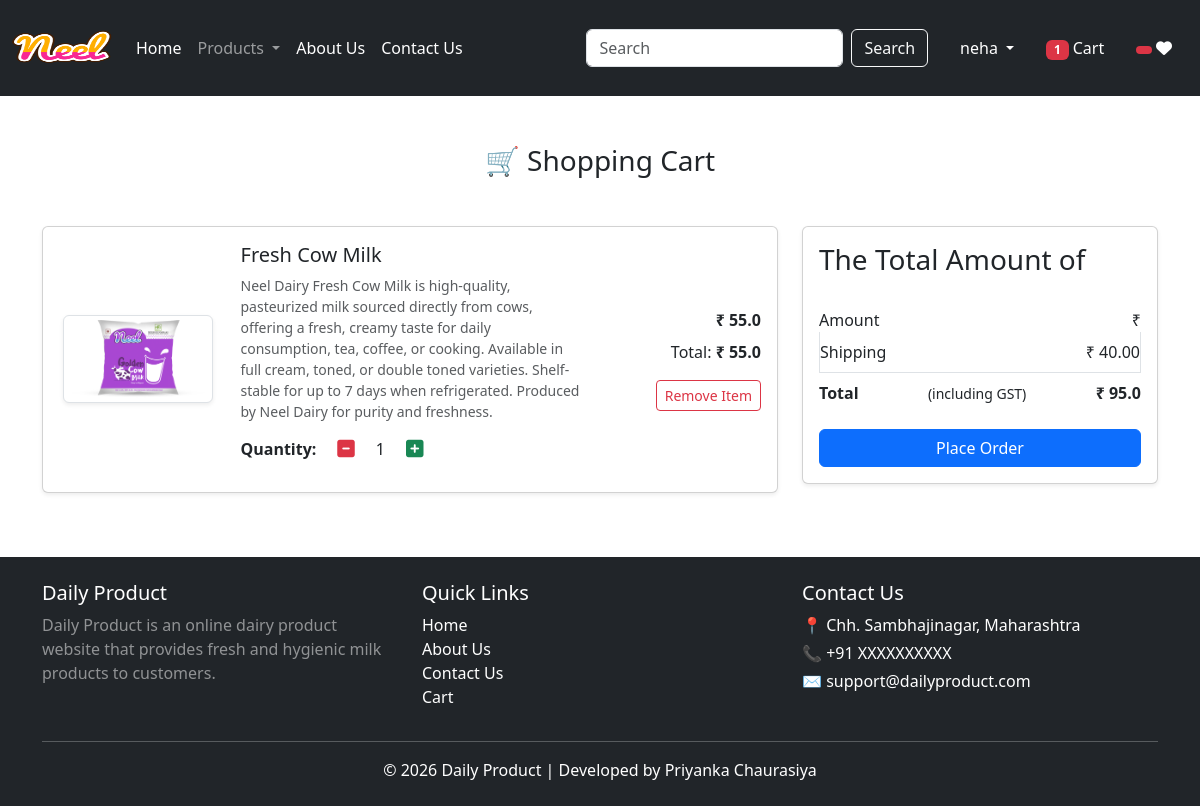
The app's page /cart/ (signed in) with its own data.
### app/models.py (models this page shows, shortened)
class Cart(models.Model):
    user = models.ForeignKey(User, on_delete=models.CASCADE)
    product = models.ForeignKey(Product, on_delete=models.CASCADE)
    quantity = models.PositiveIntegerField(default=1)
    @property
    def total_cost(self):
        return self.quantity * self.product.discounted_price

class Product(models.Model):
    title = models.CharField(max_length=100)
    selling_price = models.FloatField()
    discounted_price = models.FloatField()
    description = models.TextField()
    composition = models.TextField(default='')
    prodapp = models.TextField(default='')
    category = models.CharField(choices=CATEGORY_CHOICES, max_length=2)
    product_image = models.ImageField(upload_to='product')

### app/views.py (the view)
# urls.py: path('cart/',views.show_cart,name='showcart'),
@login_required
def show_cart(request):
    totalitem, whisitem = get_counts(request)
    user = request.user
    cart = Cart.objects.filter(user=user)
    amount = sum(p.quantity * p.product.discounted_price for p in cart)
    totalamount = amount + 40
    return render(request, 'app/addtocart.html', {
        "cart": cart,
        "totalamount": totalamount,
        "totalitem": totalitem,
        "whisitem": whisitem
    })

### app/context_processors.py (called while the page is built)
def wishlist_count(request):
    if request.user.is_authenticated:
        count = Wishlist.objects.filter(user=request.user).count()
    else:
        count = 0
    return {"wishlist": count}

### app/views.py (called while the page is built)
def get_counts(request):
    if request.user.is_authenticated:
        totalitem = Cart.objects.filter(user=request.user).count()
        whisitem = Wishlist.objects.filter(user=request.user).count()
    else:
        totalitem = 0
        whisitem = 0
    return totalitem, whisitem

### app/templates/app/addtocart.html (shortened to what this page needs)
{% extends "app/base.html" %}
{% load static %}
{% block main-content %}
<div class="container mt-5 mb-5">
  <h3 class="text-center mb-5">🛒 Shopping Cart</h3>
  {% if cart %}
    <div class="row">
      <div class="col-sm-8">
        {% for item in cart %}
        <div class="card mb-3 shadow-sm">
          <div class="card-body">
            <div class="row align-items-center">
              <div class="col-md-3 text-center">
                <img src="{{ item.product.product_image.url }}"
                     alt="{{ item.product.title }}"
                     class="img-fluid img-thumbnail shadow-sm"
                     width="150" height="150">
              </div>
              <div class="col-md-6">
                <h5>{{ item.product.title }}</h5>
                <p class="text-muted small mb-2">{{ item.product.description }}</p>
                <div class="d-flex align-items-center my-2">
                  <label for="quantity" class="me-2 fw-bold">Quantity:</label>
                  <a href="#" class="minus-cart btn text-danger" pid={{ item.product.id }}>
                    <i class="fas fa-minus-square fa-lg"></i>
                  </a>
                  <span id="quantity" class="mx-2">{{ item.quantity }}</span>
                  <a href="#" class="plus-cart btn text-success" pid={{ item.product.id }}>
                    <i class="fas fa-plus-square fa-lg"></i>
                  </a>
                </div>
              </div>
              <div class="col-md-3 text-end">
                <p class="mb-2">
                  <strong>₹ {{ item.product.discounted_price }}</strong>
                </p>
                <p class="mb-2">
                  Total: <strong>₹ {{ item.total_cost }}</strong>
                </p>
                <a href="#" class="remove-cart btn btn-outline-danger btn-sm mt-2" pid="{{ item.product.id }}">
                  Remove Item
                </a>
              </div>
            </div>
          </div>
        </div>
        {% endfor %}
      </div>
      <div class="col-sm-4">
        <div class="card shadow-sm">
          <div class="card-body">
            <h3 class="mb-4">The Total Amount of</h3>
            <ul class="list-group">
              <li class="list-group-item d-flex justify-content-between align-items-center border-0 px-0 pb-0">
                Amount <span id="amount">₹ {{ amount }}</span>
              </li>
              <li class="list-group-item d-flex justify-content-between align-items-center px-0">
                Shipping <span>₹ 40.00</span>
              </li>
              <li class="list-group-item d-flex justify-content-between align-items-center border-0 px-0 mb-3">
                <strong>Total</strong>
                <small>(including GST)</small>
                <span id="totalamount"><strong>₹ {{ totalamount }}</strong></span>
              </li>
            </ul>
            <div class="d-grid">
              <a href="{% url 'checkout' %}" class="btn btn-primary">Place Order</a>
            </div>
          </div>
        </div>
      </div>
    </div>
  {% else %}
    <h1 class="text-center mb-5">Cart is Empty</h1>
  {% endif %}
</div>
{% endblock main-content %}

### app/templates/app/base.html (shortened to what this page needs)
<!DOCTYPE html>
{% load static %}
<html lang="en">
<head>
    <link href="https://cdn.jsdelivr.net/npm/bootstrap@5.3.8/dist/css/bootstrap.min.css" rel="stylesheet">
    <link rel="stylesheet" href="{% static 'app/css/owl.carousel.min.css' %}">
    <link rel="stylesheet" href="https://cdnjs.cloudflare.com/ajax/libs/font-awesome/6.5.1/css/all.min.css">
    <link rel="stylesheet" href="{% static 'app/css/style.css' %}">
</head>
<body class="d-flex flex-column min-vh-100">
<nav class="navbar navbar-expand-lg navbar-dark bg-dark">
  <div class="container-fluid">
    <a class="navbar-brand" href="/">
      <img src="{% static 'app/images/product/Neel.png' %}" alt="Neel Product" width="100" height="70">
    </a>
    <div class="collapse navbar-collapse" id="navbarSupportedContent">
      <ul class="navbar-nav me-auto mb-2 mb-lg-0">
        {% if request.user.is_authenticated %}
        <li class="nav-item">
          <a class="nav-link active" href="/">Home</a>
        </li>
        <li class="nav-item dropdown">
          <a class="nav-link dropdown-toggle" href="#" role="button" data-bs-toggle="dropdown">
            Products
          </a>
        </li>
        <li class="nav-item">
          <a class="nav-link text-white" href="{% url 'about' %}">About Us</a>
        </li>
        <li class="nav-item">
          <a class="nav-link text-white" href="{% url 'contact' %}">Contact Us</a>
        </li>
      </ul>
      <form class="d-flex" role="search" action="/search">
        <input class="form-control me-2" type="search" name="search" placeholder="Search">
        <button class="btn btn-outline-light" type="submit">Search</button>
      </form>
      <ul class="navbar-nav ms-3">
        <li class="nav-item dropdown mx-2">
          <a class="nav-link dropdown-toggle text-white" href="#" data-bs-toggle="dropdown">
            {{ request.user.username }}
          </a>
        </li>
        <li class="nav-item mx-2">
          <a href="{% url 'showcart' %}" class="nav-link text-white">
            <span class="badge bg-danger">
              {% if totalitem > 0 %}{{ totalitem }}{% endif %}
            </span>
            Cart
          </a>
        </li>
        <li class="nav-item mx-2">
          <a href="{% url 'showwishlist' %}" class="nav-link text-white">
            <span class="badge bg-danger">
            </span>
            <i class="fa fa-heart"></i>
          </a>
        </li>
        {% endif %}
      </ul>
    </div>
  </div>
</nav>
<main class="flex-fill">
  {% block main-content %}{% endblock %}
</main>
<footer class="bg-dark text-white mt-auto">
  <div class="container py-4">
    <div class="row">
      <div class="col-md-4">
        <h5>Daily Product</h5>
        <p class="text-white-50">
          Daily Product is an online dairy product website that provides
          fresh and hygienic milk products to customers.
        </p>
      </div>
      <div class="col-md-4">
        <h5>Quick Links</h5>
        <ul class="list-unstyled">
          <li><a href="/" class="text-white text-decoration-none">Home</a></li>
          <li><a href="{% url 'about' %}" class="text-white text-decoration-none">About Us</a></li>
          <li><a href="{% url 'contact' %}" class="text-white text-decoration-none">Contact Us</a></li>
          <li><a href="{% url 'showcart' %}" class="text-white text-decoration-none">Cart</a></li>
        </ul>
      </div>
      <div class="col-md-4">
        <h5>Contact Us</h5>
        <p class="mb-1">📍 Chh. Sambhajinagar, Maharashtra</p>
        <p class="mb-1">📞 +91 XXXXXXXXXX</p>
        <p>✉ support@dailyproduct.com</p>
      </div>
    </div>
    <hr class="border-light">
    <div class="text-center">
      © 2026 Daily Product | Developed by Priyanka Chaurasiya
    </div>
  </div>
</footer>
</body>
</html>

### records on screen
Cart: product.product_image (picture), product "Fresh Cow Milk", product.description "Neel Dairy Fresh Cow Milk is high-quality, pasteurized milk sourced directly from cows, offering a fresh, creamy taste for daily consumption, tea, coffee, or cooking. Available in full cream, toned, or double toned varieties. Shelf-stable for up to 7 days when refrigerated. Produced by Neel Dairy for purity and freshness.", quantity "1", product.discounted_price "55.0", total_cost "55.0"

### other values on screen
{{ request.user.username }} "neha"
{{ totalitem }} "1"
{{ totalamount }} "95.0"
